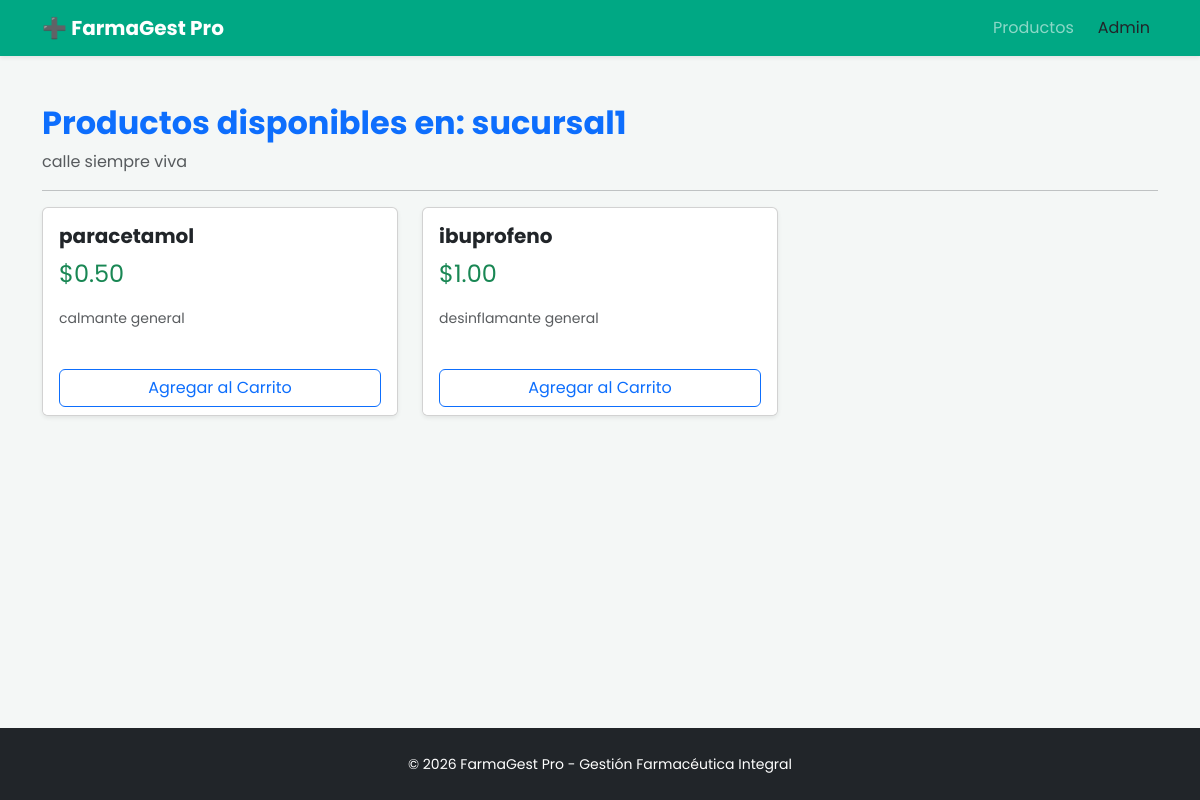
The page /sucursal/1/ on the database its author committed.
### GFarma/models.py (models this page shows, shortened)
class Sucursal(models.Model):
    nombre = models.CharField(max_length=100)
    direccion = models.CharField(max_length=255)
    telefono = models.CharField(max_length=20, blank=True, null=True)
    imagen = models.ImageField(upload_to='sucursales/', null=True, blank=True)
    fecha_creacion = models.DateTimeField(auto_now_add=True)
    class Meta:
        verbose_name_plural = "Sucursales"

class Producto(models.Model):
    nombre = models.CharField(max_length=150)
    descripcion = models.TextField(blank=True)
    precio = models.DecimalField(max_digits=10, decimal_places=2)
    sucursales = models.ManyToManyField(
        'Sucursal',
        through='Inventario',
        related_name='productos'
    )

### gestionFarmacia/views.py (the view)
# urls.py: path('sucursal/<int:sucursal_id>/', detalle_sucursal, name='detalle_sucursal'),
def detalle_sucursal(request, sucursal_id):
    sucursal = get_object_or_404(Sucursal, id=sucursal_id)
    productos = Producto.objects.filter(sucursales=sucursal)
    return render(request, 'detalleSucursal.html', {
        'sucursal': sucursal,
        'productos': productos
    })

### gestionFarmacia/templates/detalleSucursal.html (shortened to what this page needs)
{% extends "planillaBase.html" %}
{% block content %}
<div class="container py-5">
    <h2 class="fw-bold text-primary">Productos disponibles en: {{ sucursal.nombre }}</h2>
    <p class="text-muted"> {{ sucursal.direccion }}</p>
    <hr>
    <div class="row row-cols-1 row-cols-md-3 g-4">
        {% for producto in productos %}
        <div class="col">
            <div class="card h-100 shadow-sm">
                <div class="card-body">
                    <h5 class="card-title fw-bold">{{ producto.nombre }}</h5>
                    <p class="card-text text-success fs-4">${{ producto.precio }}</p>
                    <p class="small text-muted">{{ producto.descripcion|truncatechars:50 }}</p>
                </div>
                <div class="card-footer bg-white border-0">
                    <button class="btn btn-outline-primary w-100">Agregar al Carrito</button>
                </div>
            </div>
        </div>
        {% empty %}
        <div class="col-12 text-center py-5">
            <p class="lead">Lo sentimos, esta sucursal aún no tiene productos registrados.</p>
        </div>
        {% endfor %}
    </div>
</div>
{% endblock %}

### gestionFarmacia/templates/planillaBase.html (style rules this page uses)
body { font-family: 'Poppins', sans-serif; background-color: #f4f7f6; display: flex; flex-direction: column; min-height: 100vh; }

### rows shown on the page
Sucursal: nombre "sucursal1", direccion "calle siempre viva"
Producto: nombre "paracetamol", precio "0.50", descripcion "calmante general"
Producto: nombre "ibuprofeno", precio "1.00", descripcion "desinflamante general"
